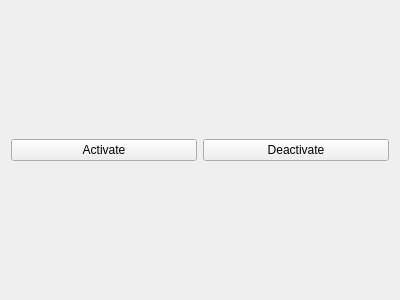
<?xml version="1.0" encoding="UTF-8"?>
<ui version="4.0">
 <class>TestMidiClientWidget</class>
 <widget class="QWidget" name="TestMidiClientWidget">
  <property name="geometry">
   <rect>
    <x>0</x>
    <y>0</y>
    <width>400</width>
    <height>300</height>
   </rect>
  </property>
  <property name="windowTitle">
   <string>Form</string>
  </property>
  <layout class="QHBoxLayout" name="horizontalLayout">
   <item>
    <widget class="QPushButton" name="pushButtonActivate">
     <property name="text">
      <string>Activate</string>
     </property>
    </widget>
   </item>
   <item>
    <widget class="QPushButton" name="pushButtonClose">
     <property name="text">
      <string>Deactivate</string>
     </property>
    </widget>
   </item>
  </layout>
 </widget>
 <resources/>
 <connections/>
</ui>
